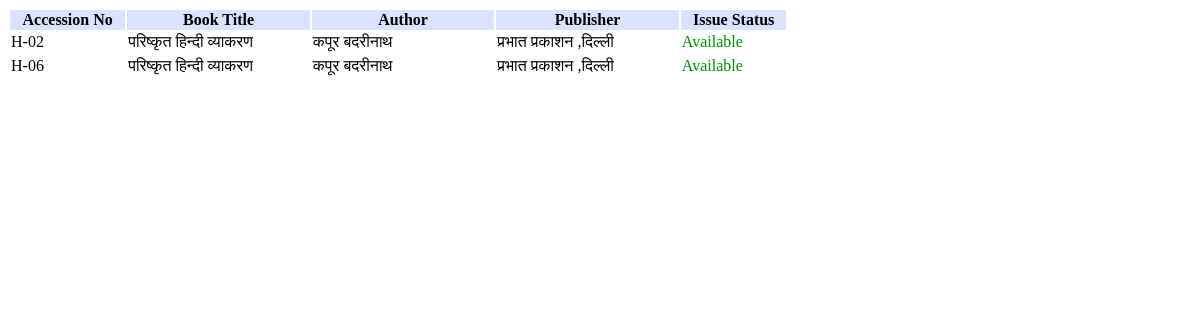
The page /user/SearchAuthor_ajax.php?text=कपूर बदरीनाथ on the database as committed earlier.
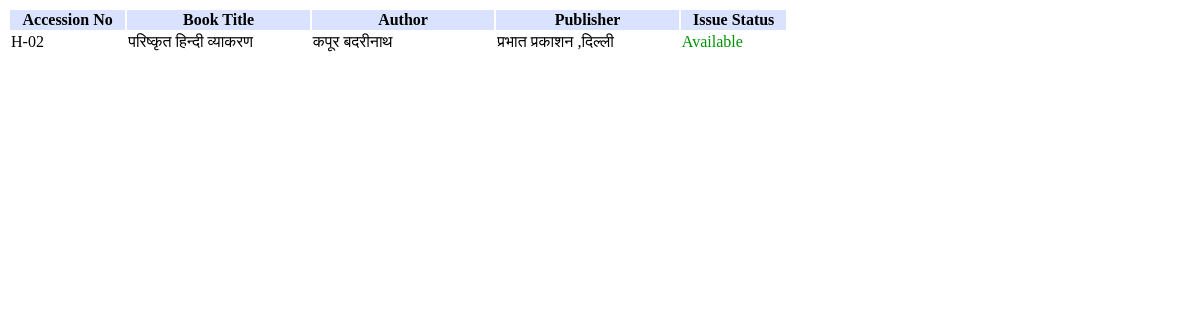
The same page on the database as committed later.
### tables this page shows
CREATE TABLE `books` (
  `ac_no` varchar(100) NOT NULL,
  `book_name` varchar(100) DEFAULT NULL,
  `author` varchar(100) DEFAULT NULL,
  `publisher` varchar(100) DEFAULT NULL,
  `category` varchar(100) DEFAULT NULL,
  `purchase_year` int(4) DEFAULT NULL,
  `book_price` int(7) DEFAULT NULL,
  `issue_status` varchar(100) NOT NULL DEFAULT 'Available'
);

### user/SearchAuthor_ajax.php (the view, shortened to what this page needs)
<html>
<body>
<?php
$text = $_GET['text'];
$connection = mysqli_connect("localhost","root","");
mysqli_query($connection,'SET NAMES UTF8');
echo '<div class="row d-flex justify-content-center mb-5">
<div class="col-md-10">
    <table class="table table-hover">
        <thead style="background-color: #d9e2ff;">
            <tr>
            <th style="width:12%">Accession No</th>
            <th style="width:19%">Book Title</th>
            <th style="width:19%">Author</th>
            <th style="width:19%">Publisher</th>
            <th style="width:11%">Issue Status</th>
            </tr>
        </thead>';
if ($text == "") {
    $query = "select ac_no, book_name, author, publisher, issue_status from books order by substr(ac_no from 1 for 2), cast(substr(ac_no from 1) AS UNSIGNED)";
    $query_run = mysqli_query($connection,$query);
    while ($row = mysqli_fetch_assoc($query_run)){
        echo '<tbody class="bg-light">';
        echo "<tr>";
        echo "<td>" . $row['ac_no'] . "</td>";
        echo "<td>" . $row['book_name'] . "</td>";
        echo "<td>" . $row['author'] . "</td>";
        echo "<td>" . $row['publisher'] . "</td>";
        $is = $row['issue_status'];
		echo "<td class='$is'>" . $row['issue_status'] . "</td>";
        echo "<tr>";
        echo "</tbody>";
    }
}
elseif ($text !== "") {
	$query = "select ac_no, book_name, author, publisher, issue_status from books where author='$text' order by substr(ac_no from 1 for 2), cast(substr(ac_no from 1) AS UNSIGNED)";
    $query_run = mysqli_query($connection,$query);
    while ($row = mysqli_fetch_assoc($query_run)){
        echo '<tbody class="bg-light">';
        echo "<tr>";
		echo "<td>" . $row['ac_no'] . "</td>";
		echo "<td>" . $row['book_name'] . "</td>";
		echo "<td>" . $row['author'] . "</td>";
		echo "<td>" . $row['publisher'] . "</td>";
        $is = $row['issue_status'];
		echo "<td class='$is'>" . $row['issue_status'] . "</td>";
        echo "</tbody>";
	}
}
echo "</table>
</div>
</div>";
?>
</body>
</html>

### user/SearchAuthor_ajax.php (style rules this page uses)
.Available { color: #009104; }

Rows that differ between the two databases and show on the page:
removed books: ac_no "H-06", book_name "परिष्कृत हिन्दी व्याकरण", author "कपूर बदरीनाथ", publisher "प्रभात प्रकाशन ,दिल्ली", issue_status "Available"
